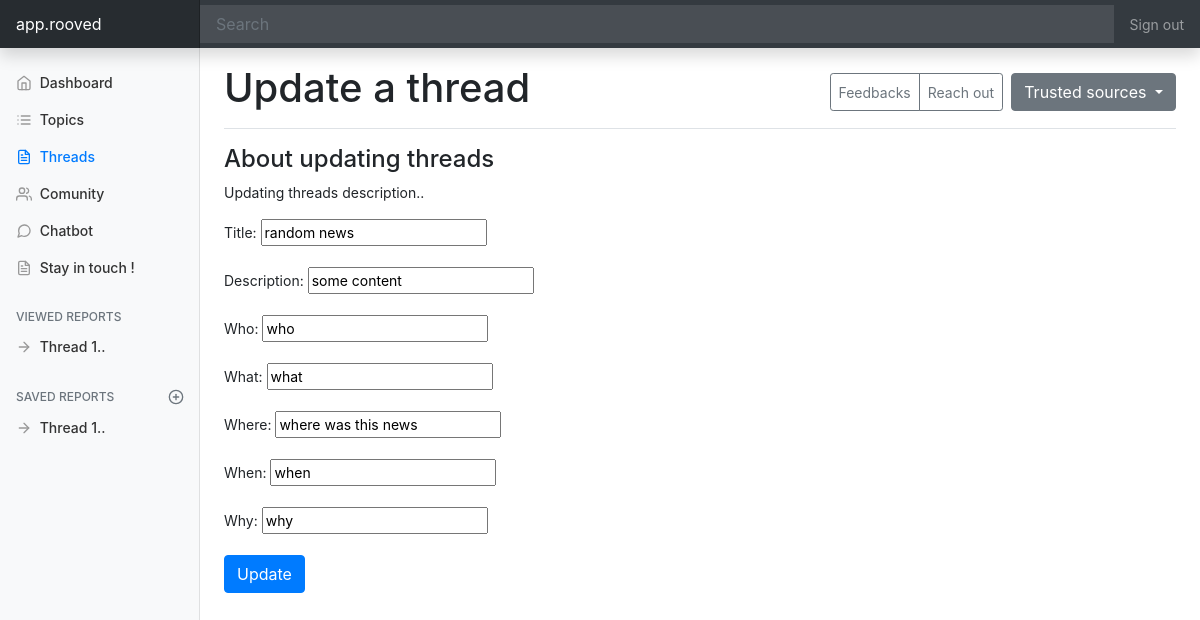
/threads/update/13, run on the app's committed database.
### app/models.py (models this page shows, shortened)
class Threat(models.Model):
    title = models.CharField(max_length=140)
    description = models.CharField(max_length=140)
    who = models.CharField(max_length=140)
    what = models.CharField(max_length=140)
    where = models.CharField(max_length=140)
    when = models.CharField(max_length=140)
    why = models.CharField(max_length=140)

### app/views.py (the view)
# urls.py: path('threads/update/<slug:pk>', views.update.as_view(), name='update'),
class update(UpdateView):
    fields = '__all__'
    template_name = 'app/actions/update.html'
    model = models.Threat
    success_url = '/threads'
    def get_context_data(self, **kwargs):
        context = super().get_context_data(**kwargs)
        context['pageTitle'] = 'Update a thread'
        return context

### core/templates/app/actions/update.html (shortened to what this page needs)
{% extends '../../layouts/baseLayout.html' %}
{% block content %}
<h4>About updating threads</h4>
<p>Updating threads description..</p>
<form method="post">
    {{ form.as_p }}
    <input type="submit" value="Update" class="btn btn-primary text-white">
</form>
{% endblock %}

### core/static/assets/css/dashboard.css (style rules this page uses)
body { font-size: .875rem; }

### data on the page
Threat: title "random news", description "some content", who "who", what "what", where "where was this news", when "when", why "why"

### other printed values
{{ pageTitle }} "Update a thread"
